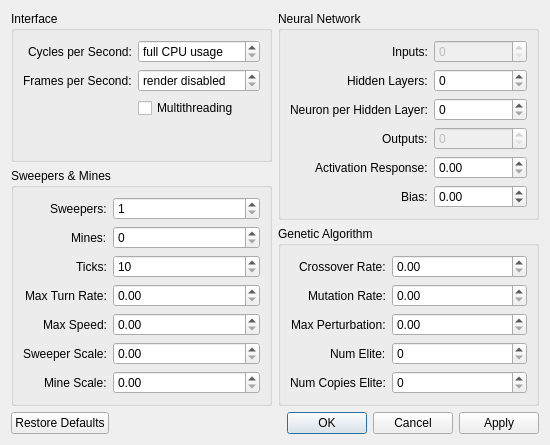
<?xml version="1.0" encoding="UTF-8"?>
<ui version="4.0">
 <class>PreferencesDialog</class>
 <widget class="QDialog" name="PreferencesDialog">
  <property name="geometry">
   <rect>
    <x>0</x>
    <y>0</y>
    <width>550</width>
    <height>400</height>
   </rect>
  </property>
  <property name="windowTitle">
   <string>Preferences</string>
  </property>
  <layout class="QGridLayout" name="gridLayout" columnstretch="1,1">
   <item row="0" column="0">
    <widget class="QWidget" name="widget1" native="true">
     <layout class="QVBoxLayout" name="verticalLayout1">
      <property name="margin">
       <number>0</number>
      </property>
      <item>
       <widget class="QGroupBox" name="groupBox11">
        <property name="title">
         <string>Interface</string>
        </property>
        <layout class="QFormLayout" name="formLayout11">
         <property name="fieldGrowthPolicy">
          <enum>QFormLayout::AllNonFixedFieldsGrow</enum>
         </property>
         <property name="labelAlignment">
          <set>Qt::AlignRight|Qt::AlignTrailing|Qt::AlignVCenter</set>
         </property>
         <item row="0" column="0">
          <widget class="QLabel" name="cyclesPerSecondLabel">
           <property name="text">
            <string>Cycles per Second:</string>
           </property>
          </widget>
         </item>
         <item row="0" column="1">
          <widget class="QSpinBox" name="cyclesPerSecond">
           <property name="specialValueText">
            <string>full CPU usage</string>
           </property>
           <property name="maximum">
            <number>1000</number>
           </property>
          </widget>
         </item>
         <item row="1" column="0">
          <widget class="QLabel" name="framesPerSecondLabel">
           <property name="text">
            <string>Frames per Second:</string>
           </property>
          </widget>
         </item>
         <item row="1" column="1">
          <widget class="QSpinBox" name="framesPerSecond">
           <property name="specialValueText">
            <string>render disabled</string>
           </property>
           <property name="maximum">
            <number>100</number>
           </property>
          </widget>
         </item>
         <item row="2" column="1">
          <widget class="QCheckBox" name="multithreading">
           <property name="text">
            <string>Multithreading</string>
           </property>
          </widget>
         </item>
        </layout>
       </widget>
      </item>
      <item>
       <widget class="QGroupBox" name="groupBox">
        <property name="title">
         <string>Sweepers &amp;&amp; Mines</string>
        </property>
        <layout class="QFormLayout" name="formLayout12">
         <property name="labelAlignment">
          <set>Qt::AlignRight|Qt::AlignTrailing|Qt::AlignVCenter</set>
         </property>
         <item row="3" column="0">
          <widget class="QLabel" name="maxTurnRateLabel">
           <property name="text">
            <string>Max Turn Rate:</string>
           </property>
          </widget>
         </item>
         <item row="4" column="0">
          <widget class="QLabel" name="maxSpeedLabel">
           <property name="text">
            <string>Max Speed:</string>
           </property>
          </widget>
         </item>
         <item row="5" column="0">
          <widget class="QLabel" name="sweeperScaleLabel">
           <property name="text">
            <string>Sweeper Scale:</string>
           </property>
          </widget>
         </item>
         <item row="0" column="0">
          <widget class="QLabel" name="numSweepersLabel">
           <property name="text">
            <string>Sweepers:</string>
           </property>
          </widget>
         </item>
         <item row="1" column="0">
          <widget class="QLabel" name="numMinesLabel">
           <property name="text">
            <string>Mines:</string>
           </property>
          </widget>
         </item>
         <item row="6" column="0">
          <widget class="QLabel" name="mineScaleLabel">
           <property name="text">
            <string>Mine Scale:</string>
           </property>
          </widget>
         </item>
         <item row="2" column="0">
          <widget class="QLabel" name="numTicksLabel">
           <property name="text">
            <string>Ticks:</string>
           </property>
          </widget>
         </item>
         <item row="0" column="1">
          <widget class="QSpinBox" name="numSweepers">
           <property name="minimum">
            <number>1</number>
           </property>
           <property name="maximum">
            <number>200</number>
           </property>
          </widget>
         </item>
         <item row="1" column="1">
          <widget class="QSpinBox" name="numMines">
           <property name="maximum">
            <number>200</number>
           </property>
          </widget>
         </item>
         <item row="2" column="1">
          <widget class="QSpinBox" name="numTicks">
           <property name="minimum">
            <number>10</number>
           </property>
           <property name="maximum">
            <number>100000</number>
           </property>
           <property name="singleStep">
            <number>10</number>
           </property>
          </widget>
         </item>
         <item row="3" column="1">
          <widget class="QDoubleSpinBox" name="maxTurnRate"/>
         </item>
         <item row="4" column="1">
          <widget class="QDoubleSpinBox" name="maxSpeed"/>
         </item>
         <item row="5" column="1">
          <widget class="QDoubleSpinBox" name="sweeperScale"/>
         </item>
         <item row="6" column="1">
          <widget class="QDoubleSpinBox" name="mineScale"/>
         </item>
        </layout>
       </widget>
      </item>
     </layout>
    </widget>
   </item>
   <item row="0" column="1">
    <widget class="QWidget" name="widget2" native="true">
     <layout class="QVBoxLayout" name="verticalLayout2">
      <property name="margin">
       <number>0</number>
      </property>
      <item>
       <widget class="QGroupBox" name="groupBox21">
        <property name="title">
         <string>Neural Network</string>
        </property>
        <layout class="QFormLayout" name="formLayout21">
         <property name="labelAlignment">
          <set>Qt::AlignRight|Qt::AlignTrailing|Qt::AlignVCenter</set>
         </property>
         <item row="0" column="0">
          <widget class="QLabel" name="numInputsLabel">
           <property name="text">
            <string>Inputs:</string>
           </property>
          </widget>
         </item>
         <item row="0" column="1">
          <widget class="QSpinBox" name="numInputs">
           <property name="enabled">
            <bool>false</bool>
           </property>
          </widget>
         </item>
         <item row="1" column="0">
          <widget class="QLabel" name="numHiddenLayersLabel">
           <property name="text">
            <string>Hidden Layers:</string>
           </property>
          </widget>
         </item>
         <item row="1" column="1">
          <widget class="QSpinBox" name="numHiddenLayers"/>
         </item>
         <item row="2" column="0">
          <widget class="QLabel" name="neuronsPerHiddenLayerLabel">
           <property name="text">
            <string>Neuron per Hidden Layer:</string>
           </property>
          </widget>
         </item>
         <item row="2" column="1">
          <widget class="QSpinBox" name="neuronsPerHiddenLayer"/>
         </item>
         <item row="3" column="0">
          <widget class="QLabel" name="numOutputsLabel">
           <property name="text">
            <string>Outputs:</string>
           </property>
          </widget>
         </item>
         <item row="3" column="1">
          <widget class="QSpinBox" name="numOutputs">
           <property name="enabled">
            <bool>false</bool>
           </property>
          </widget>
         </item>
         <item row="4" column="0">
          <widget class="QLabel" name="activationResponseLabel">
           <property name="text">
            <string>Activation Response:</string>
           </property>
          </widget>
         </item>
         <item row="4" column="1">
          <widget class="QDoubleSpinBox" name="activationResponse"/>
         </item>
         <item row="5" column="0">
          <widget class="QLabel" name="biasLabel">
           <property name="text">
            <string>Bias:</string>
           </property>
          </widget>
         </item>
         <item row="5" column="1">
          <widget class="QDoubleSpinBox" name="bias">
           <property name="minimum">
            <double>-100.000000000000000</double>
           </property>
           <property name="maximum">
            <double>100.000000000000000</double>
           </property>
          </widget>
         </item>
        </layout>
       </widget>
      </item>
      <item>
       <widget class="QGroupBox" name="groupBox22">
        <property name="title">
         <string>Genetic Algorithm</string>
        </property>
        <layout class="QFormLayout" name="formLayout22">
         <property name="labelAlignment">
          <set>Qt::AlignRight|Qt::AlignTrailing|Qt::AlignVCenter</set>
         </property>
         <item row="0" column="0">
          <widget class="QLabel" name="crossoverRateLabel">
           <property name="text">
            <string>Crossover Rate:</string>
           </property>
          </widget>
         </item>
         <item row="1" column="0">
          <widget class="QLabel" name="mutationRateLabel">
           <property name="text">
            <string>Mutation Rate:</string>
           </property>
          </widget>
         </item>
         <item row="2" column="0">
          <widget class="QLabel" name="maxPerturbationLabel">
           <property name="text">
            <string>Max Perturbation:</string>
           </property>
          </widget>
         </item>
         <item row="3" column="0">
          <widget class="QLabel" name="numEliteLabel">
           <property name="text">
            <string>Num Elite:</string>
           </property>
          </widget>
         </item>
         <item row="4" column="0">
          <widget class="QLabel" name="numCopiesEliteLabel">
           <property name="text">
            <string>Num Copies Elite:</string>
           </property>
          </widget>
         </item>
         <item row="0" column="1">
          <widget class="QDoubleSpinBox" name="crossoverRate"/>
         </item>
         <item row="1" column="1">
          <widget class="QDoubleSpinBox" name="mutationRate"/>
         </item>
         <item row="2" column="1">
          <widget class="QDoubleSpinBox" name="maxPerturbation"/>
         </item>
         <item row="3" column="1">
          <widget class="QSpinBox" name="numElite"/>
         </item>
         <item row="4" column="1">
          <widget class="QSpinBox" name="numCopiesElite"/>
         </item>
        </layout>
       </widget>
      </item>
     </layout>
    </widget>
   </item>
   <item row="1" column="0" colspan="2">
    <widget class="QDialogButtonBox" name="buttonBox">
     <property name="orientation">
      <enum>Qt::Horizontal</enum>
     </property>
     <property name="standardButtons">
      <set>QDialogButtonBox::Apply|QDialogButtonBox::Cancel|QDialogButtonBox::Ok|QDialogButtonBox::RestoreDefaults</set>
     </property>
    </widget>
   </item>
  </layout>
 </widget>
 <resources/>
 <connections>
  <connection>
   <sender>buttonBox</sender>
   <signal>accepted()</signal>
   <receiver>PreferencesDialog</receiver>
   <slot>accept()</slot>
  </connection>
  <connection>
   <sender>buttonBox</sender>
   <signal>rejected()</signal>
   <receiver>PreferencesDialog</receiver>
   <slot>reject()</slot>
  </connection>
 </connections>
</ui>
